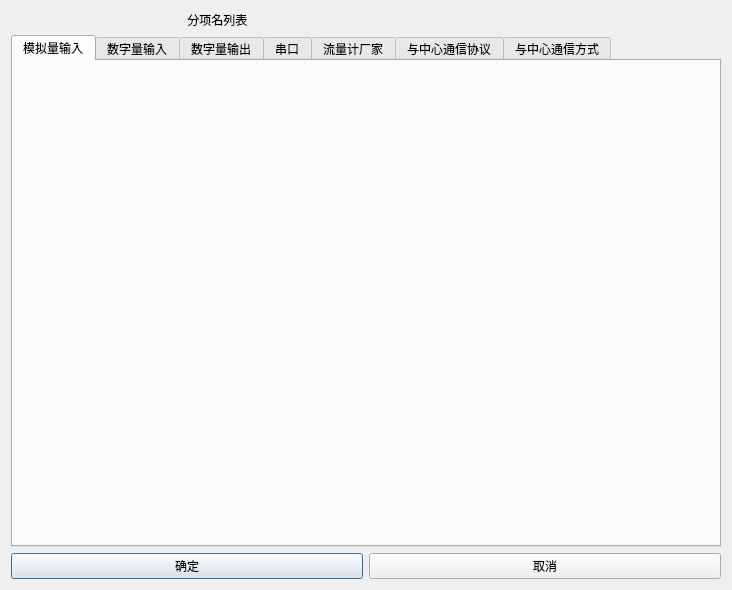
<?xml version="1.0" encoding="UTF-8"?>
<ui version="4.0">
 <class>fildesTable</class>
 <widget class="QDialog" name="fildesTable">
  <property name="geometry">
   <rect>
    <x>0</x>
    <y>0</y>
    <width>732</width>
    <height>590</height>
   </rect>
  </property>
  <property name="windowTitle">
   <string>Dialog</string>
  </property>
  <layout class="QGridLayout" name="gridLayout">
   <item row="0" column="0">
    <widget class="QLabel" name="label">
     <property name="text">
      <string>                                                     分项名列表</string>
     </property>
    </widget>
   </item>
   <item row="1" column="0">
    <widget class="QTabWidget" name="tabWidget">
     <property name="currentIndex">
      <number>0</number>
     </property>
     <widget class="QWidget" name="aiTab">
      <attribute name="title">
       <string>模拟量输入</string>
      </attribute>
     </widget>
     <widget class="QWidget" name="diTab">
      <attribute name="title">
       <string>数字量输入</string>
      </attribute>
     </widget>
     <widget class="QWidget" name="doTab">
      <attribute name="title">
       <string>数字量输出</string>
      </attribute>
     </widget>
     <widget class="QWidget" name="serialTab">
      <attribute name="title">
       <string>串口</string>
      </attribute>
     </widget>
     <widget class="QWidget" name="manufactureTab">
      <attribute name="title">
       <string>流量计厂家</string>
      </attribute>
     </widget>
     <widget class="QWidget" name="com_protoTable">
      <attribute name="title">
       <string>与中心通信协议</string>
      </attribute>
     </widget>
     <widget class="QWidget" name="com_wayTable">
      <attribute name="title">
       <string>与中心通信方式</string>
      </attribute>
     </widget>
    </widget>
   </item>
   <item row="2" column="0">
    <layout class="QHBoxLayout" name="horizontalLayout">
     <item>
      <widget class="QPushButton" name="confirmButton">
       <property name="text">
        <string>确定</string>
       </property>
      </widget>
     </item>
     <item>
      <widget class="QPushButton" name="cancelButton">
       <property name="text">
        <string>取消</string>
       </property>
      </widget>
     </item>
    </layout>
   </item>
  </layout>
 </widget>
 <resources/>
 <connections/>
</ui>
